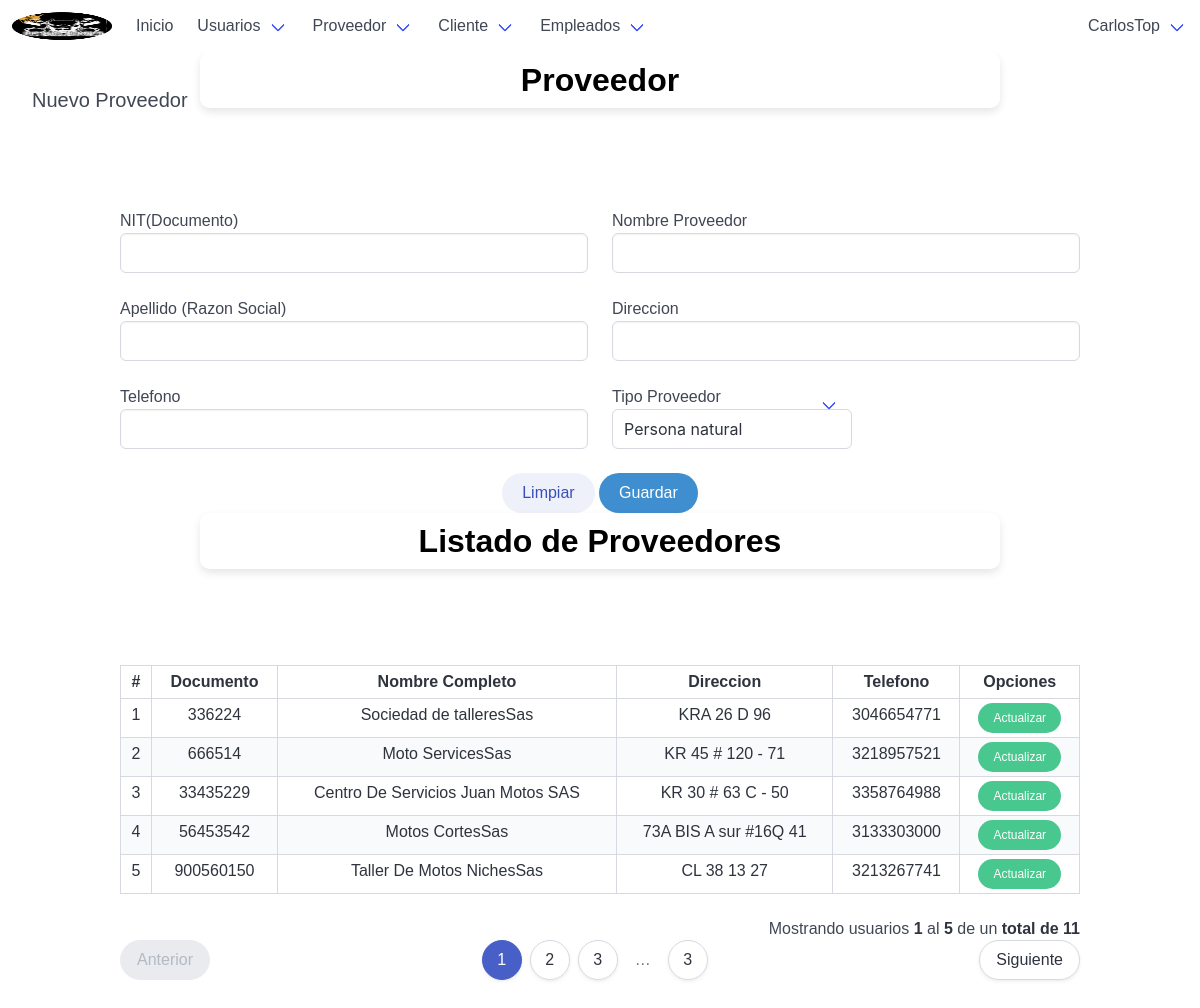
The app's page /supplierNew/ (signed in) with its own data.
### tables this page shows
CREATE TABLE `proveedor` (
  `documento_NIT` bigint(16) NOT NULL,
  `nom_proveedor` varchar(70) NOT NULL,
  `apellido_sociedad` varchar(70) NOT NULL,
  `direccion` varchar(100) NOT NULL,
  `telefono` bigint(15) NOT NULL,
  `id_tipo_proveedor` int(10) DEFAULT NULL
);

### autoload.php (called while the page is built, shortened)
<?php
    spl_autoload_register(function($clase){
        $archivo=__DIR__."/".$clase.".php";
        $archivo=str_replace("\\","/",$archivo);
    });

### app/controllers/supplierController.php (the view, shortened to what this page needs)
<?php
	class supplierController extends mainModel{
		public function listarProveedorControlador($pagina, $registros, $url, $busqueda) {
			$pagina = $this->limpiarCadena($pagina);
			$registros = $this->limpiarCadena($registros);
			$url = $this->limpiarCadena($url);
			$url = APP_URL . $url . "/";
			$busqueda = $this->limpiarCadena($busqueda);
			$tabla = "";
			$pagina = (isset($pagina) && $pagina > 0) ? (int)$pagina : 1;
			$inicio = ($pagina > 0) ? (($pagina * $registros) - $registros) : 0;
			if (isset($busqueda) && $busqueda != "") {
				$consulta_datos = "SELECT * FROM proveedor WHERE (documento_NIT LIKE '%$busqueda%' OR 	nom_proveedor LIKE '%$busqueda%') ORDER BY documento_NIT ASC LIMIT $inicio, $registros";
				$consulta_total = "SELECT COUNT(id_tipo_proveedor) FROM proveedor WHERE (documento_NIT LIKE '%$busqueda%' OR id_tipo_proveedor LIKE '%$busqueda%')";
			} else {
				$consulta_datos = "SELECT * FROM proveedor ORDER BY documento_NIT ASC LIMIT $inicio, $registros";
				$consulta_total = "SELECT COUNT(documento_NIT) FROM proveedor";
			}
			$datos = $this->ejecutarConsulta($consulta_datos);
			$datos = $datos->fetchAll();
			$total = $this->ejecutarConsulta($consulta_total);
			$total = (int)$total->fetchColumn();
			$numeroPaginas = ceil($total / $registros);
			$tabla .= '
				<div class="table-container">
				<table class="table is-bordered is-striped is-narrow is-hoverable is-fullwidth">
					<thead>
						<tr>
							<th class="has-text-centered">#</th>
							<th class="has-text-centered">Documento</th>
							<th class="has-text-centered">Nombre Completo</th>
							<th class="has-text-centered">Direccion</th>
							<th class="has-text-centered">Telefono</th>
							<th class="has-text-centered" colspan="3">Opciones</th>
						</tr>
					</thead>
					<tbody>
			';
			if ($total >= 1 && $pagina <= $numeroPaginas) {
				$contador = $inicio + 1;
				$pag_inicio = $inicio + 1;
				foreach ($datos as $rows) {
					$tabla .= '
						<tr class="has-text-centered">
							<td>' . $contador . '</td>
							<td>' . $rows['documento_NIT'] . '</td>
							<td>' . $rows['nom_proveedor'] . ''.$rows['apellido_sociedad'].'</td>
							<td>' . $rows['direccion'] . '</td>
							<td>' . $rows['telefono'] . '</td>
							<td>
								<a href="' . APP_URL . 'supplierUpdate/' . $rows['documento_NIT'] . '/" class="button is-success is-rounded is-small">Actualizar</a>
							</td>
						</tr>
					';
					$contador++;
				}
				$pag_final = $contador - 1;
			}
			$tabla .= '</tbody></table></div>';
			if ($total >= 1 && $pagina <= $numeroPaginas) {
				$tabla .= '<p class="has-text-right">Mostrando usuarios <strong>' . $pag_inicio . '</strong> al <strong>' . $pag_final . '</strong> de un <strong>total de ' . $total . '</strong></p>';
				$tabla .= $this->paginadorTablas($pagina, $numeroPaginas, $url, 10);
			}
			return $tabla;
		}
		public function obtenerOpcionesTipoProveedor($busqueda = "") {
			$busqueda = $this->limpiarCadena($busqueda);
			if ($busqueda != "") {
				$consulta_datos = "SELECT * FROM tipo_proveedor WHERE (tipo_proveedor LIKE :busqueda OR id_tipo_proveedor LIKE :busqueda) ORDER BY tipo_proveedor ASC";
			} else {
				$consulta_datos = "SELECT * FROM tipo_proveedor ORDER BY id_tipo_proveedor ASC";
			}
			$stmt = $this->ejecutarConsulta($consulta_datos);
			$stmt->execute();
			$datos = $stmt->fetchAll();
			$opciones = '';
			foreach ($datos as $row) {
				$opciones .= '<option value="' . htmlspecialchars($row['id_tipo_proveedor']) . '">' . htmlspecialchars($row['tipo_proveedor']) . '</option>';
			}
			return $opciones;
		}
	}

### app/views/css/estilos.css (style rules this page uses)
body,html { height: 100%; width: 100%; }

### app/views/css/informationshop.css (style rules this page uses)
body { margin: 0; padding: 0; font-family: Arial, sans-serif; box-sizing: border-box; overflow-x: hidden; }
p, ul, li { font-size: 1em; line-height: 1.4; }

### records on screen
proveedor: documento_NIT "336224", nom_proveedor "Sociedad de talleres", apellido_sociedad "Sas", direccion "KRA 26 D 96", telefono "3046654771"
proveedor: documento_NIT "666514", nom_proveedor "Moto Services", apellido_sociedad "Sas", direccion "KR 45 # 120 - 71", telefono "3218957521"
proveedor: documento_NIT "33435229", nom_proveedor "Centro De Servicios Juan Motos", apellido_sociedad "SAS", direccion "KR 30 # 63 C - 50", telefono "3358764988"
proveedor: documento_NIT "56453542", nom_proveedor "Motos Cortes", apellido_sociedad "Sas", direccion "73A BIS A sur #16Q 41", telefono "3133303000"
proveedor: documento_NIT "900560150", nom_proveedor "Taller De Motos Niches", apellido_sociedad "Sas", direccion "CL 38 13 27", telefono "3213267741"

### other values on screen
$_SESSION['usuario'] "CarlosTop"
$pag_inicio "1"
$pag_final "5"
$total "11"
$numeroPaginas "3"
form field id_tipo_proveedor "Persona natural"
